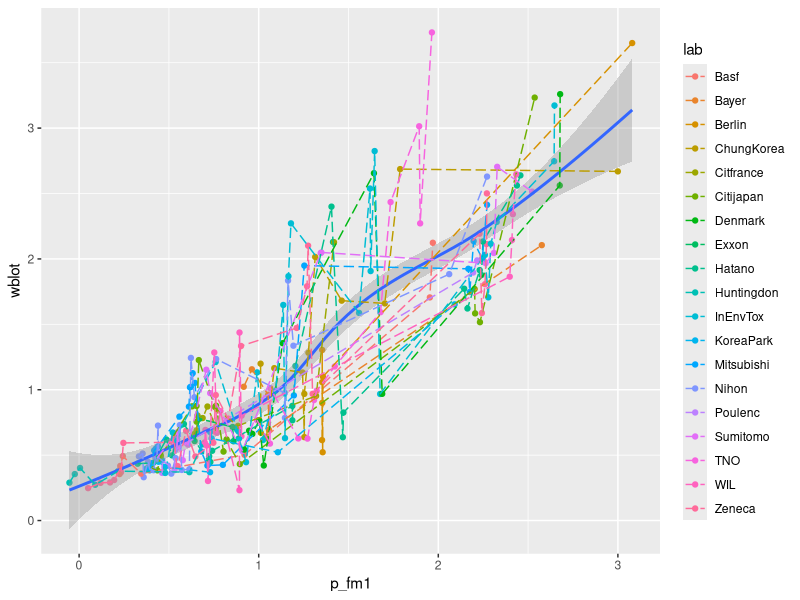
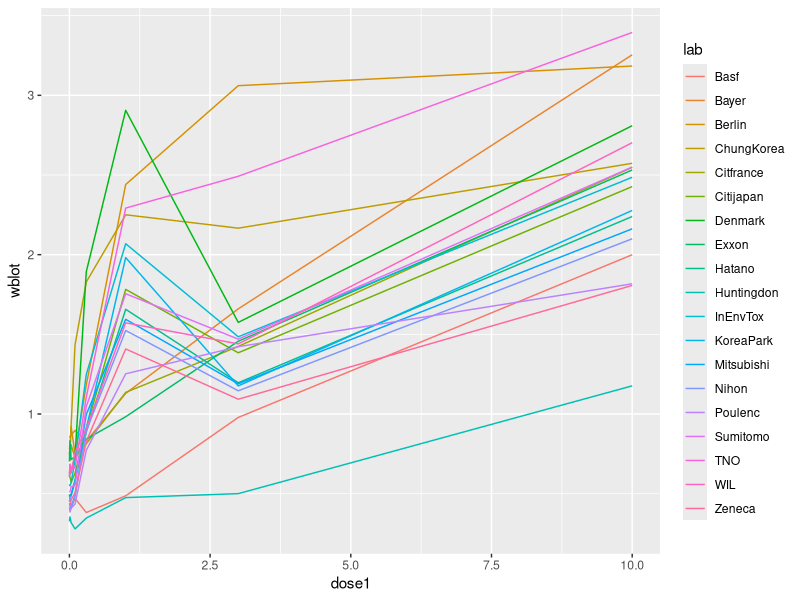
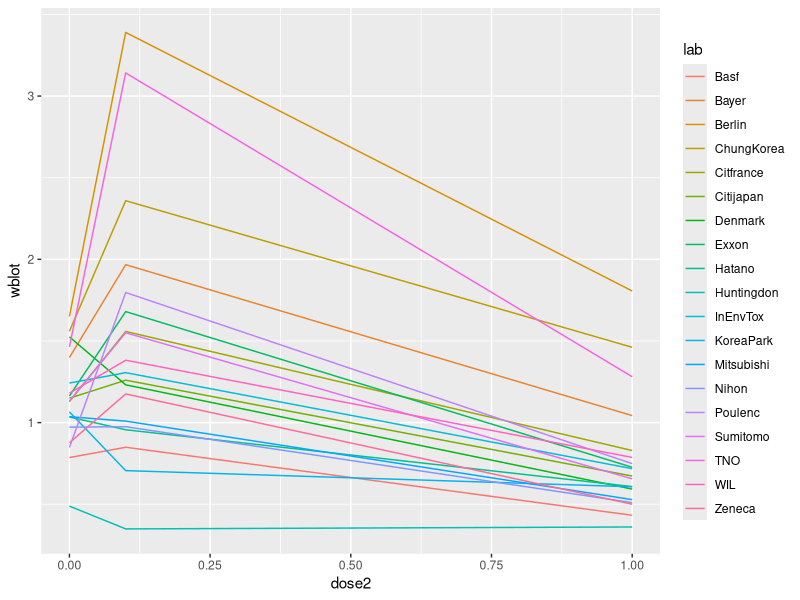
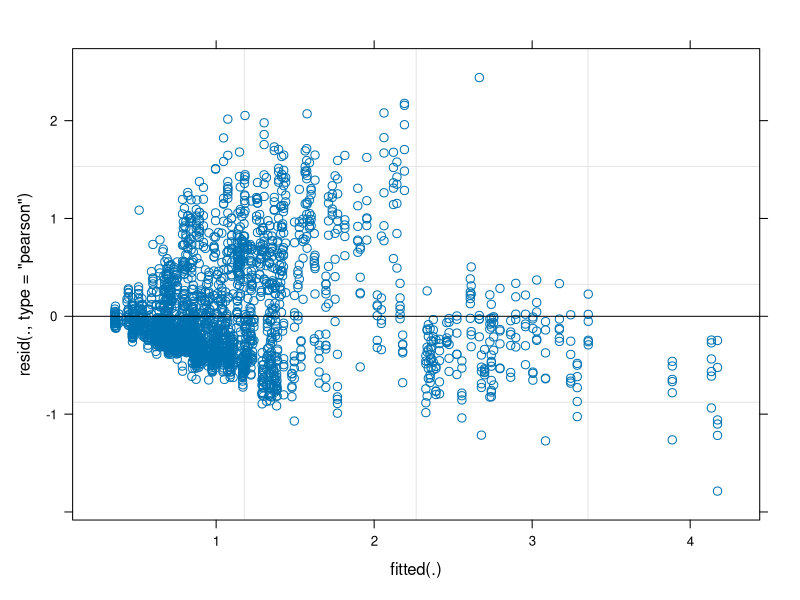
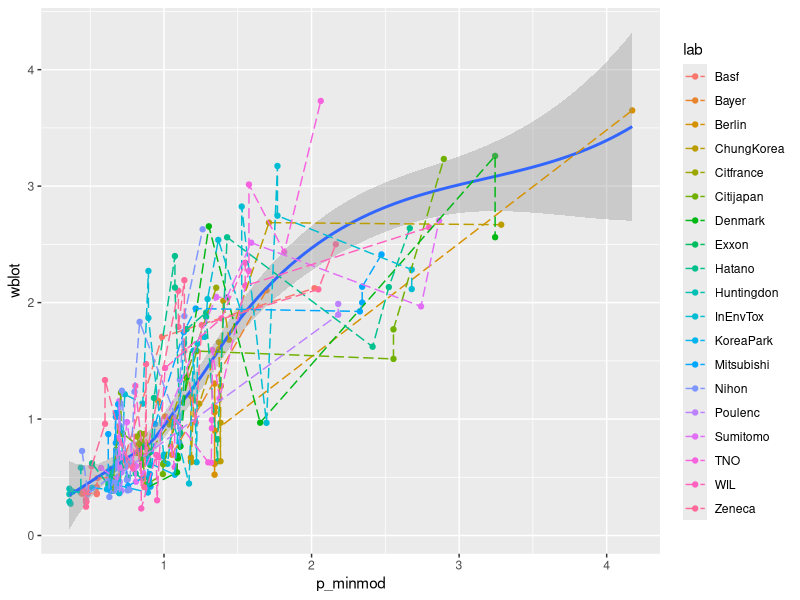
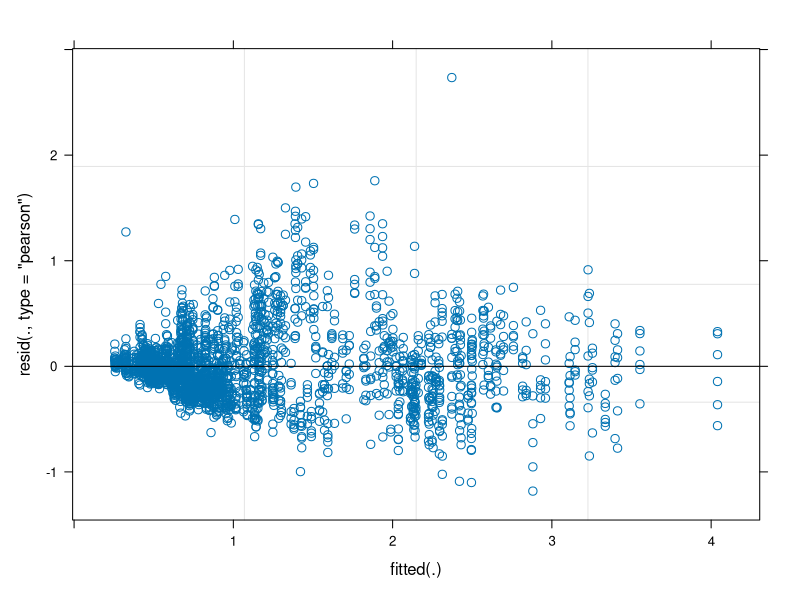
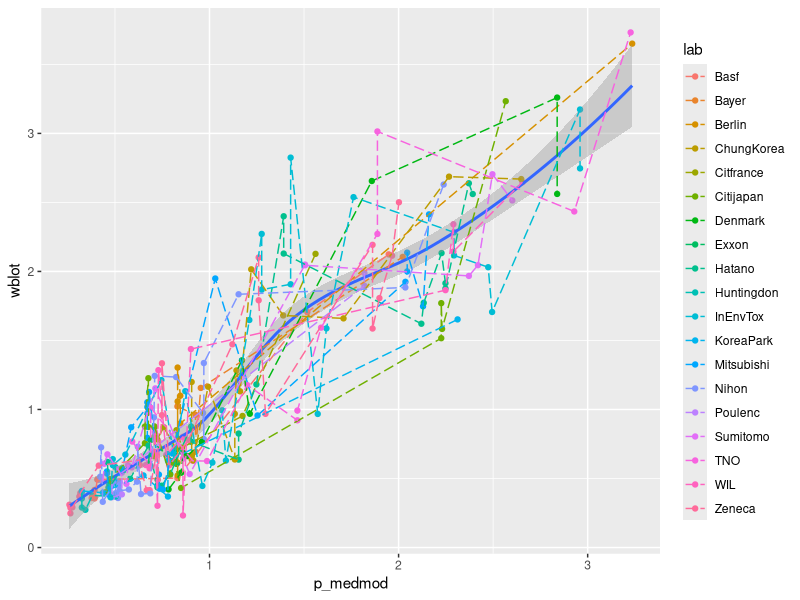

The R source for these figures, in order:
## ---- chunk 1
library(dplyr)
library(lme4)
library(ggplot2)

dat <- read.table("case1.txt", header = T, stringsAsFactors = F, na.strings = ".", colClasses=c("character","character","numeric","numeric","numeric","numeric","numeric","numeric"))
dat <-  dat %>% filter(complete.cases(blot)) %>% mutate(wblot = blot/body, wwet = wet/body)
## ---- chunk 2
set.seed(3)
samp <- sample(dim(dat)[1], dim(dat)[1]/10)
test <- dat[samp,]
train <- dat[-samp,]
## ---- chunk 3
fm1 <- lmer(wblot ~ 1 + (proto|lab) + body + poly(dose1,2) + poly(dose2,2), train)
summary(fm1)

p_fm1 <- predict(fm1, test)

ggplot(data = test, aes(p_fm1, wblot)) + geom_point(aes(colour = lab)) + geom_smooth() + geom_line(aes(colour=lab), linetype=5)

## ---- chunk 4
mean_dat <- dat %>% group_by(lab, dose1) %>% summarise(wblot = mean(wblot))
ggplot(data = mean_dat, aes(x = dose1, y = wblot, color = lab)) + geom_line()

mean_dat <- dat %>% group_by(lab, dose2) %>% summarise(wblot = mean(wblot))
ggplot(data = mean_dat, aes(x = dose2, y = wblot, color = lab)) + geom_line()
## ---- chunk 5
#dose response curve
minmod <- lmer(wblot ~ (proto + dose1 + dose2|lab), dat) #minimum model
summary(minmod)
plot(minmod)
p_minmod <- predict(minmod, test)
ggplot(data = test, aes(p_minmod, wblot)) + geom_point(aes(colour = lab)) + geom_smooth() + geom_line(aes(colour=lab), linetype=5)

## ---- chunk 6
medmod <- lmer(wblot ~ (proto + poly(dose1,2) + poly(dose2,2) |lab), dat) #med model
summary(minmod)
plot(medmod)
p_medmod <- predict(medmod, test)
ggplot(data = test, aes(p_medmod, wblot)) + geom_point(aes(colour = lab)) + geom_smooth() + geom_line(aes(colour=lab), linetype=5)
